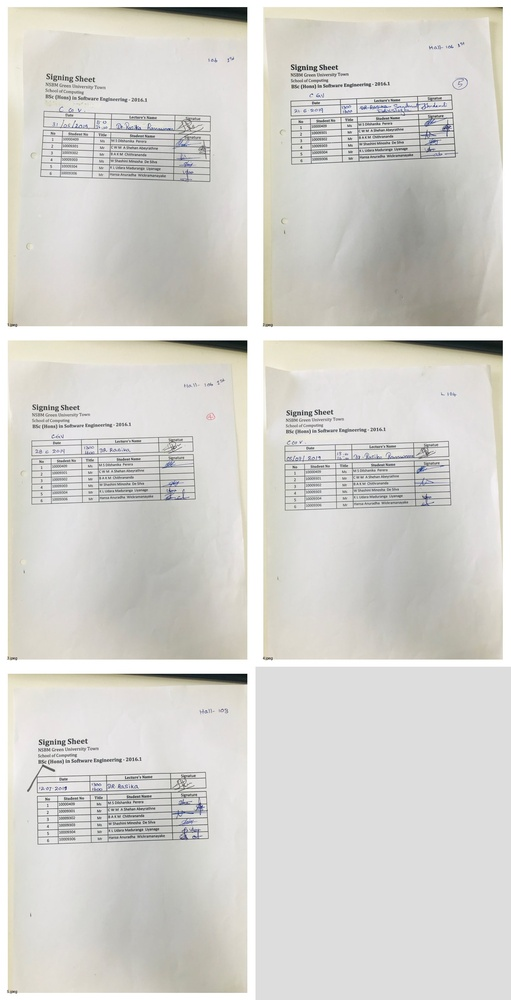
#> input picture contact.jpg, 511 x 1000 px, shrunk from 1440 x 2820 before the run
$ python -i geometry.py   (imports and definitions only)
#> lines starting #> are read from the running program, lines starting #| are printed output that depends on the picture
#> further down, picture is the input picture: shape (1000, 511, 3); mean B, G, R 206.7, 211.4, 212.6
from __future__ import annotations

import math
import cv2
import numpy as np


def rotate_same_size(image: np.ndarray, angle: float) -> np.ndarray:
    h, w = image.shape[:2]

    matrix = cv2.getRotationMatrix2D(
        (w / 2, h / 2),
        angle,
        1.0,
    )

    return cv2.warpAffine(
        image,
        matrix,
        (w, h),
        flags=cv2.INTER_LINEAR,
        borderMode=cv2.BORDER_REPLICATE,
    )


def deskew(image: np.ndarray) -> tuple[np.ndarray, float]:
    h, w = image.shape[:2]
#> h = 1000; w = 511

    gray = cv2.cvtColor(image, cv2.COLOR_BGR2GRAY)
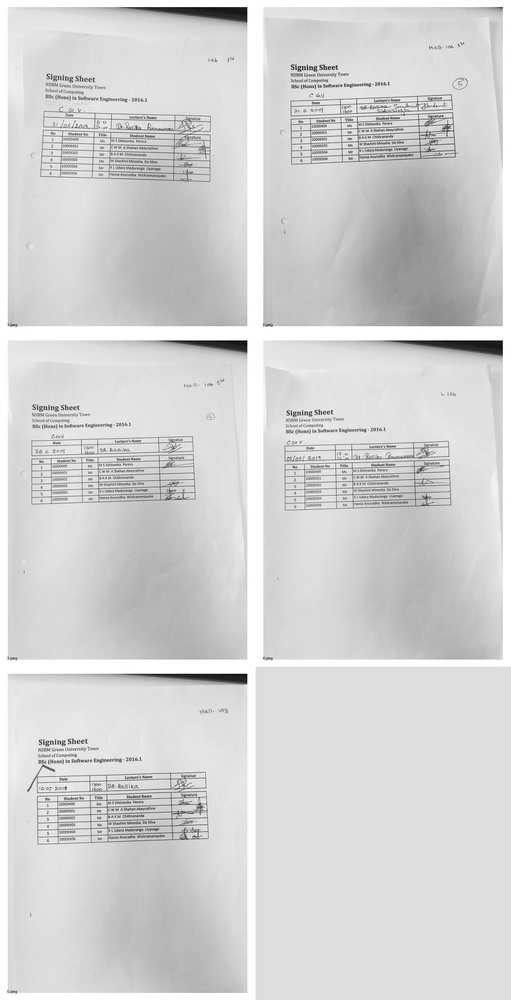
#> gray: shape (1000, 511); min 1, max 255, mean 211.2

    roi = gray[
        int(0.20 * h):int(0.60 * h),
        int(0.04 * w):int(0.90 * w),
    ]
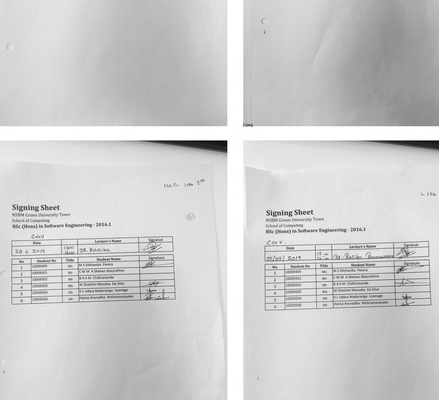
#> roi: shape (400, 439); min 1, max 255, mean 205.6

    edges = cv2.Canny(roi, 40, 120)
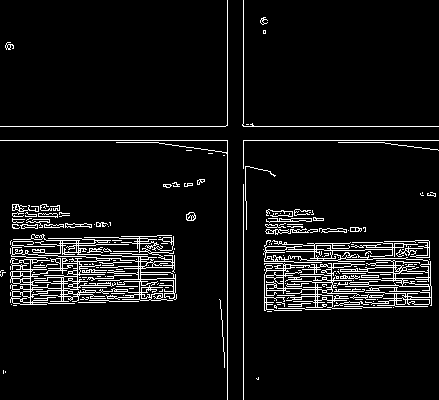
#> edges: shape (400, 439); 6.8% white in thin lines or dots

    lines = cv2.HoughLinesP(
        edges,
        1,
        np.pi / 360,
        threshold=80,
        minLineLength=max(100, int(0.22 * w)),
        maxLineGap=30,
    )
#> lines = 55 rows, first 6: [0, 126, 438, 126], [227, 399, 227, 0], [0, 140, 438, 140], [243, 399, 243, 0], [264, 261, 430, 267], [13, 305, 175, 299]

    angles = []

    if lines is not None:
        for x1, y1, x2, y2 in np.asarray(lines).reshape(-1, 4):
            angle = math.degrees(
                math.atan2(y2 - y1, x2 - x1)
            )

            if abs(angle) < 10:
                angles.append(angle)
#> this loop made 55 passes
#> (x1, y1, x2, y2, angle) on passes 1 to 12: (0, 126, 438, 126, 0), (227, 399, 227, 0, -90), (0, 140, 438, 140, 0), (243, 399, 243, 0, -90), (264, 261, 430, 267, 2.07), (13, 305, 175, 299, -2.12), (12, 289, 174, 293, 1.41), (11, 259, 174, 255, -1.41), (264, 275, 430, 270, -1.73), (0, 275, 175, 280, 1.64), (12, 263, 140, 269, 2.68), (10, 241, 173, 245, 1.41)
#> after the loop, angles = 53 values, max 6.49 at index 44, min -4.5 at index 32, mean 0.0881

    angle = float(np.median(angles)) if angles else 0.0
#> angle = 0.343

    return rotate_same_size(image, angle), angle
#> in rotate_same_size, `matrix = cv2.getRotationMatrix2D( (w / 2, h / 2), angle, 1.0, )`: matrix = [[1, 0.00599, -2.99], [-0.00599, 1, 1.54]]
#> in rotate_same_size, `return cv2.warpAffine( image, matrix, (w, h), flags=cv2.INTER_LINEAR, ..`:
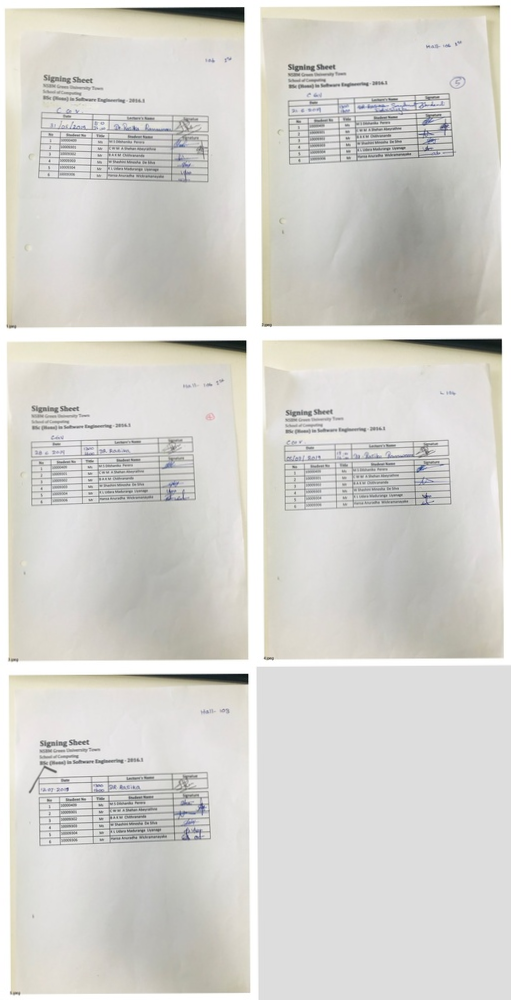
#> returned value: shape (1000, 511, 3); mean of channels 0, 1, 2 206.8, 211.4, 212.6; drawn as B, G, R

>>> import cv2
>>> picture = cv2.imread('../../contact.jpg')
>>> result = deskew(picture)

$ run again, on crops.jpg
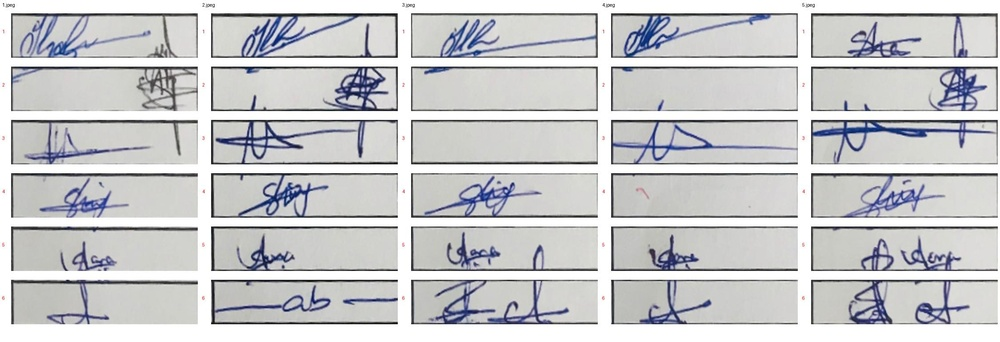
#> input picture crops.jpg, 1000 x 342 px, shrunk from 2250 x 770 before the run
#> picture is the input picture: shape (342, 1000, 3); mean B, G, R 203, 201.4, 200.7
#> in deskew, `roi = gray[ int(0.20 * h):int(0.60 * h), int(0.04 * w):int(0.90 * w), ]`:
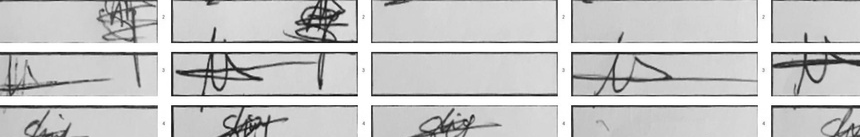
#> roi: shape (137, 860); min 1, max 255, mean 198.9
#> in deskew, `edges = cv2.Canny(roi, 40, 120)`:
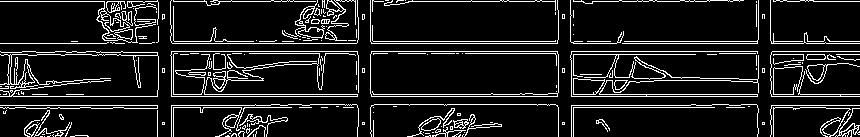
#> edges: shape (137, 860); 11.2% white in thin lines or dots
#> lines = 14 rows, first 6: [0, 43, 859, 43], [0, 96, 859, 96], [157, 94, 859, 94], [171, 51, 859, 51], [0, 1, 859, 1], [357, 41, 859, 41]
#> the loop in deskew, `for x1, y1, x2, y2 in np.asarray(lines).reshape(-1, 4):` made 14 passes
#> (x1, y1, x2, y2, angle) on passes 1 to 8: (0, 43, 859, 43, 0), (0, 96, 859, 96, 0), (157, 94, 859, 94, 0), (171, 51, 859, 51, 0), (0, 1, 859, 1, 0), (357, 41, 859, 41, 0), (0, 105, 309, 105, 0), (157, 53, 571, 53, 0)
#> after the loop in deskew, `for x1, y1, x2, y2 in np.asarray(lines).reshape(-1, 4):`: angles = [0, 0, 0, 0, 0, 0, 0, 0, 0, 0, 0.651, 0, -1.66, -0.432]
#> in deskew, `angle = float(np.median(angles)) if angles else 0.0`: angle = 0
#> matrix = [[1, 0, 0], [0, 1, 0]]
